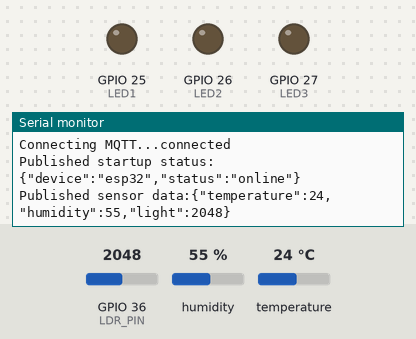
Recording of a sketch running on a simulated ESP32. On the bench: output pins drawn as LEDs (lit = HIGH), the last lines printed to the serial monitor. Inputs (shaded band) come from the test bench; at power-on: GPIO 36 (LDR_PIN) = 2048, humidity 55 %, temperature 24 °C. WiFi joins after 1.5 s; servers stay silent unless stated; no MQTT or app messages arrive unless stated.

Above: at 2.7 s.
2.8 s: GPIO 36 (LDR_PIN) set to 3
At 4.2 s:
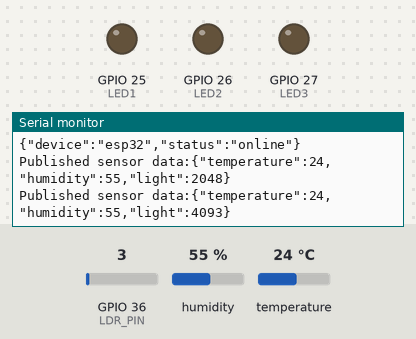
4.3 s: GPIO 36 (LDR_PIN) set to 0
At 6.7 s:
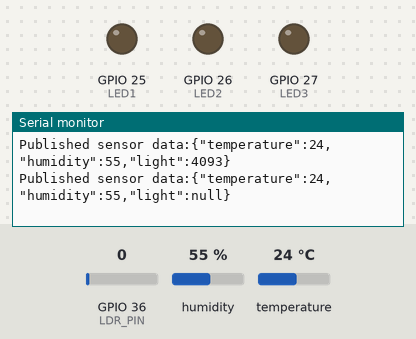

Measured:
- the behaviour switches between 2 and 1 on GPIO 36 (LDR_PIN) (found by bisection; images 1 and 2)
- after the input at 2.8 s, the serial monitor: prints a new line after 1.2 s (image 1)
- after the input at 4.3 s, the serial monitor: prints a new line after 1.7 s (image 2)

The sketch:

sketch_mar24a.ino
```cpp
#include <WiFi.h>
#include <WiFiClientSecure.h>
#include <PubSubClient.h>
#include <ArduinoJson.h>
#include "DHT.h"
/* ========= WIFI ========= */
const char* ssid = "TP-LINK_C34A";
const char* password = "75263638";
/* ========= MQTT (HiveMQ Cloud) ========= */
const char* mqtt_server   = "b069ed9f4ad24e53ab13d415211da7bb.s1.eu.hivemq.cloud";
const int   mqtt_port     = 8883;
const char* mqtt_username = "admin";
const char* mqtt_password = "Thuan2004";
/* ========= OBJECT ========= */
WiFiClientSecure espClient;
PubSubClient client(espClient);
/* ========= PIN ========= */
#define DHTPIN   21
#define DHTTYPE DHT11
#define LDR_PIN  36
#define LED1 25
#define LED2 26
#define LED3 27
bool led1State = false;
bool led2State = false;
bool led3State = false;
DHT dht(DHTPIN, DHTTYPE);
/* ========= WIFI CONNECT ========= */
void setup_wifi() {
    Serial.print("Connecting WiFi");
    WiFi.begin(ssid, password);
    while (WiFi.status() != WL_CONNECTED) {
        delay(500);
        Serial.print(".");

  }
    Serial.println("\nWiFi connected");
}
void setLed(uint8_t pin, bool& ledState, bool newState) {
      if (ledState == newState) {
            return;

  }
      if (newState == true) {
           digitalWrite(pin, HIGH);

  }
  else {
            digitalWrite(pin, LOW);

  }
      ledState = newState;
}
void publishLedState(const char* ledName, bool state) {
    StaticJsonDocument<128> doc;

    doc["led"] = ledName;
    doc["state"] = state ? "ON" : "OFF";

    char buf[128];
    serializeJson(doc, buf);

    client.publish("device/state", buf);

    Serial.println("Published LED state:");
    Serial.println(buf);
}

/* ========= MQTT CALLBACK ========= */
void callback(char* topic, byte* payload, unsigned int length) {
    String msg;
    for (unsigned int i = 0; i < length; i++) {
        msg += (char)payload[i];

  }
    Serial.println("Message arrived:");
    Serial.println(msg);
    StaticJsonDocument<200> doc;
    DeserializationError error = deserializeJson(doc, msg);
    if (error) {
        Serial.println("JSON parse failed");
        return;

  }
    const char* led   = doc["led"];
    const char* state = doc["state"];
    if (!led || !state) return;
    bool newState = (strcmp(state, "ON") == 0);
    if (strcmp(led, "led1") == 0) {
        setLed(LED1, led1State, newState);
        publishLedState("led1", newState);
    }
    else if (strcmp(led, "led2") == 0) {
        setLed(LED2, led2State, newState);
        publishLedState("led2", newState);
    }
    else if (strcmp(led, "led3") == 0) {
        setLed(LED3, led3State, newState);
        publishLedState("led3", newState);
    }
}
/* ========= MQTT RECONNECT ========= */
void reconnect() {
    while (!client.connected()) {
        Serial.print("Connecting MQTT...");
        if (client.connect("ESP32Client", mqtt_username, mqtt_password)) {
            Serial.println("connected");
            client.subscribe("device/control");

            StaticJsonDocument<128> doc;
            doc["device"] = "esp32";
            doc["status"] = "online";

            char buf[128];
            serializeJson(doc, buf);

            client.publish("esp32/status", buf);

            Serial.println("Published startup status:");
            Serial.println(buf);

    }
    else {
            Serial.print("failed, rc=");
            Serial.println(client.state());
            delay(3000);

    }

  }
}
/* ========= SETUP ========= */
void setup() {
    Serial.begin(115200);
    pinMode(LED1, OUTPUT);
    pinMode(LED2, OUTPUT);
    pinMode(LED3, OUTPUT);
    dht.begin();
    setup_wifi();
    espClient.setInsecure();
    client.setServer(mqtt_server, mqtt_port);
    client.setCallback(callback);
}
/* ========= LOOP ========= */
void loop() {
    if (!client.connected()) {
        reconnect();

  }
    client.loop();
    static unsigned long lastMsg = 0;
    if (millis() - lastMsg > 2000) {
        lastMsg = millis();
        float h = dht.readHumidity();
        float t = dht.readTemperature();
        int light = 4096 - analogRead(LDR_PIN);

        StaticJsonDocument<256> doc;

        // Validate DHT11
        bool dhtOk = !isnan(t) && !isnan(h) && t > 0 && t < 80 && h > 0 && h <= 100;
        if (dhtOk) {
            doc["temperature"] = t;
            doc["humidity"]    = h;
        } else {
            doc["temperature"] = nullptr;
            doc["humidity"]    = nullptr;
        }

        // Validate LDR (pin floating → đọc 0 hoặc 4095)
        bool ldrOk = (light > 0 && light < 4095);
        if (ldrOk) {
            doc["light"] = light;
        } else {
            doc["light"] = nullptr;
        }

        char buffer[256];
        serializeJson(doc, buffer);
        client.publish("iot/sensor/data", buffer);
        Serial.print("Published sensor data:");
        Serial.println(buffer);

  }
}
```
